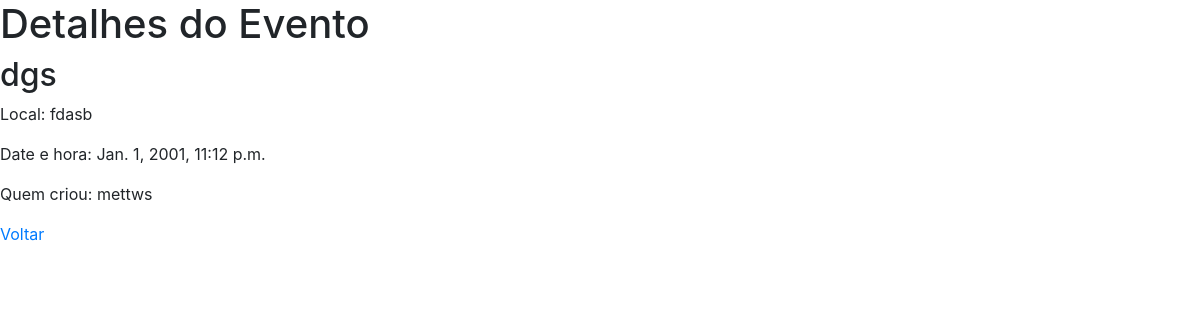
Page /site_anb/event_detail/6/ (signed in) on the committed database.
### site_anb/models.py (models this page shows, shortened)
class Event(models.Model):
    title = models.CharField(max_length=100)
    user = models.ForeignKey(User, on_delete=models.CASCADE, blank=True, null=True)
    place = models.CharField(max_length=50)
    date_time = models.DateTimeField()

### site_anb/views.py (the view)
# urls.py: path('event_detail/<int:event_id>/', views.event_detail_view, name='event_detail_path'),
@login_required(login_url='site_anb:login_path')
def event_detail_view(request, event_id):
    event = get_object_or_404(Event, id=event_id)
    return render(request, 'site_anb/event_detail_template.html', {'event': event})

### site_anb/templates/site_anb/event_detail_template.html
{% extends 'base.html'%}
{% load static %}
{% block content %}
    <h1>Detalhes do Evento</h1>
    <h2>{{ event.title }}</h2>
    <p>Local: {{ event.place }}</p>
    <p>Date e hora: {{ event.date_time }}</p>
    <p>Quem criou: {{ event.user.username }}</p>
    <a href="{% url 'site_anb:event_list_path' %}">Voltar</a>
{% endblock %}

### rows in the picture
Event: title "dgs", place "fdasb", date_time "Jan. 1, 2001, 11:12 p.m.", user.username "mettws"
